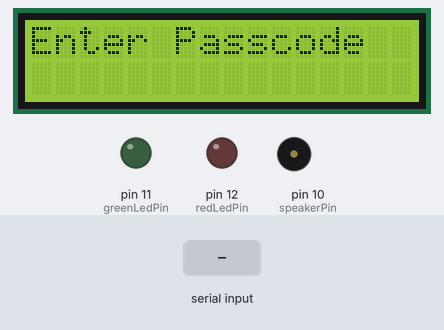
Recording of a sketch running on a simulated Arduino Uno, built with avr-gcc and run on an emulated ATmega328P. Shown: 16×2 character LCD, output pins drawn as LEDs (lit = HIGH), buzzer (waves = sounding). The test bench sets the inputs (shaded band). What the sketch prints to the serial monitor is not drawn.

Above: at 3.2 s.
3.3 s: "1\n" received over Serial
At 6.0 s:
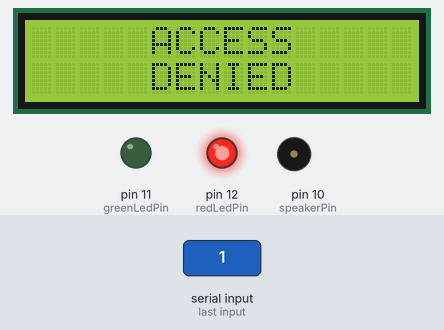
6.3 s: "0\n" received over Serial
At 6.95 s:
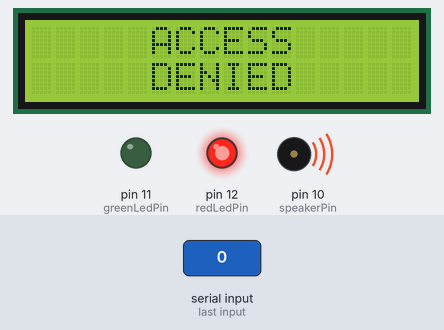
9.3 s: "2\n" received over Serial
At 12.1 s:
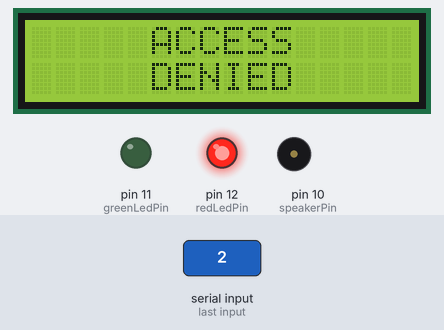
Timing chart, 0 to 13.6 s (numbered marks = the images above; inputs shaded):
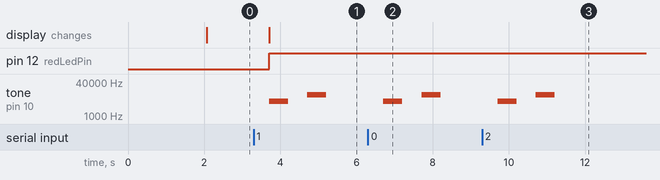

The sketch:

simplePasswordBasedSecuritySystem.ino
```cpp
/*  FILE          : simplePasswordBasedSecuritySystem.ino
    PROJECT       : PROG8125-16S
    PROGRAMMER    : Mayur Hadole (5783)
    FIRST VERSION : 2016-06-12
    DESCRIPTION   :
       This program takes input(i.e passcode of 4 digit/character
    or combilnation of both ) from user through serial port and
    if it matches to one of the 10 existing passcodes stored in
    an array, the serial port shows "Access Granted".If not
    serial port will show "Access Denied".
        As a feedback for access granted, green LED will be ON,
    speaker will beep once and LCD will Display "ACCESS GRANTED".
        For feedback of access denied, red LED will be OFF,
    speaker will beep twice and LCD will Display "ACCESS GRANTED".
        if entered passcode is more the 4 digits long, Serial port
    will show "Password is of 4 digits, Plese enter again" and will
    show "access denied" on serial port and LCD


         This code is tested on Teensy 3.1 board
*/


// include the LCD library code:
#include <LiquidCrystal.h>

// Red LED is connected to pin 12
const uint8_t redLedPin = 12;

// Green LED is connected to pin 11
const uint8_t greenLedPin = 11;

//Speaker is connected to pin 10
const uint8_t speakerPin = 10;

/* LCD RS pin to digital pin 14
  LCD Enable pin to digital pin 15
  LCD D4 pin to digital pin 5
  LCD D5 pin to digital pin 4
  LCD D6 pin to digital pin 3
  LCD D7 pin to digital pin 2
  LCD R/W pin to ground
  10K resistor:
  ends to +5V and ground
  wiper to LCD VO pin (pin 3)*/
// initialize the library with the numbers of the interface pins
LiquidCrystal lcd(14, 15, 5, 4, 3, 2);

//to store 10 passcodes, the size of the array is 10
const uint8_t passCodesArraySize = 10;

//length of passcode
const uint8_t passCodeLength = 4;

//this variable is used to save length of entered passcode which
//is more than 4.
uint8_t LengthOfInvalidPasscode;

//this character array is used to save invalid passcode(which is
//greater than 4 digits).
char garbagePasscode[20];

const uint16_t positiveAuditoryFrequency = 2000;
const uint16_t negativeAuditoryFrequency1 = 5000;
const uint16_t negativeAuditoryFrequency2 = 10000;
const uint16_t delayOf2Seconds = 2000;
const uint16_t delayOf1Second = 1000;
const uint16_t durationOf1Second = 1000;
const uint8_t delayOf100milliSeconds = 100;
const uint16_t delayOf500MilliSeconds = 500;
const uint16_t durationOf500MilliSeconds = 500;
const uint16_t serialBaudRate = 9600;

//prototypes of the functions used in this program.
void accessGranted();
void accessDenied();
void positiveAuditoryFeedback();
void negativeAuditoryFeedback();
void TurnGreenLedON();
void TurnRedLedON();
void LCDfeedback(boolean granted);

//enteredPassCode variable will be used to store entered passcode
//by the user
char enteredPassCode[passCodeLength];

//passCodesArray stores the 10 valid passcodes
char passCodesArray[passCodesArraySize][passCodeLength + 1] =
           { "may1", "abcd", "1a2b", "1234", "flow"
             , "rock", "1s2s", "car3", "pik1", "wolf" };

// FUNCTION     : accessGranted
// DESCRIPTION  :
//    This fuction prints "Access Granted" on serial port and
// also calls two functions to glow green LED and to make a
// single beep sound using speaker.
// PARAMETERS   : void
// RETURNS      : void
void accessGranted()
{
  Serial.println("Access Granted");
  LCDfeedback(true);
  TurnGreenLedON();
  positiveAuditoryFeedback();
}

// FUNCTION     : accessDenied
// DESCRIPTION  :
//    This fuction prints "Access Denied" on serial port and
// also calls two functions to glow red LED and to make a
// two beep sounds using speaker.
// PARAMETERS   : void
// RETURNS      : void
void accessDenied()
{
  Serial.println("Access Denied");
  LCDfeedback(false);
  TurnRedLedON();
  negativeAuditoryFeedback();
}

// FUNCTION     : positiveAuditoryFeedback
// DESCRIPTION  :
//    This fuction makes the single beep sound using speaker.
// PARAMETERS   : void
// RETURNS      : void
void positiveAuditoryFeedback()
{
  //Sends the PWM signal of frequency 2000 Hz for 1 second to
  //speaker pin
  tone(speakerPin, positiveAuditoryFrequency , durationOf1Second);
}

// FUNCTION     : negativeAuditoryFeedback
// DESCRIPTION  :
//    This fuction makes two beep sounds using speaker.
// PARAMETERS   : void
// RETURNS      : void
void negativeAuditoryFeedback()
{
  //Sends the PWM signal of frequency 5000 Hz for 1 second to
  //speaker pin
  tone(speakerPin, negativeAuditoryFrequency1, durationOf500MilliSeconds);
  //wait for two seconds to make two beep sounds.
  delay(delayOf1Second);
  //Sends the PWM signal of frequency 10000 Hz for 1 second to
  //speaker pin
  tone(speakerPin, negativeAuditoryFrequency2, durationOf500MilliSeconds);
}

// FUNCTION     : TurnGreenLedON
// DESCRIPTION  :
//    This fuction turns the green LED ON.

// PARAMETERS   : void
// RETURNS      : void
void TurnGreenLedON()
{
  digitalWrite(greenLedPin , HIGH);  //turns ON the green LED
  digitalWrite(redLedPin , LOW);  //turns OFF the red LED
}

// FUNCTION     : TurnRedLedON
// DESCRIPTION  :
//    This fuction turns the red LED ON.

// PARAMETERS   : void
// RETURNS      : void
void TurnRedLedON()
{
  digitalWrite(redLedPin , HIGH);  //turns ON the red LED
  digitalWrite(greenLedPin , LOW);  //turns Off the green LED
}


// FUNCTION     : LCDfeedback
// DESCRIPTION  :
//    This fuction prints "Access Granted" on LCD if passed
// argument is true else it prints "Access Denied" on LCD.
//
// PARAMETERS   : boolean granted
// RETURNS      : void

void LCDfeedback(boolean granted)
{
  //Clears the LCD screen
  lcd.clear();
  // set cursor position to start of first line on the LCD
  lcd.setCursor(0,0);
  //text to print
  lcd.print("     ACCESS");
  // set cursor position to start of next line
  lcd.setCursor(0,1);
  //if this function is called with "true" argument bottom line
  //of lcd will print "GRANTED" else it will print "DENIED"
  if (granted == true)
  {

    lcd.print("     GRANTED");
  }
  else
  {
    lcd.print("     DENIED");
  }
}


void setup()
{
  // put your setup code here, to run once:
  //Initializes serial port and Sets the data rate in bits per
  //second (baud)for serial data transmission.
  Serial.begin( serialBaudRate );

  //wait for 2 seconds to let serial port initialized.
  delay( delayOf2Seconds );

  // sets the digital pin redLedPin as output.
  pinMode( redLedPin, OUTPUT );

  // sets the digital pin greenLedPin as output.
  pinMode( greenLedPin, OUTPUT );

  // sets the digital pin speakerPin as output.
  pinMode( speakerPin, OUTPUT );

  // set up the LCD's number of columns and rows:
  lcd.begin(16, 2);

  //prints "Enter Passcode" on the serial port.This line of code
  //is added in Setup() because it needs to be printed only once
  //at the start of the program.
  Serial.println("Enter Passcode");
  //prints "Enter Passcode" on LCD
  lcd.print("Enter Passcode");

}

void loop()
{
  // put your main code here, to run repeatedly:
  //if bytes available in serial port buffer are more than zero then.


  //if entered passcode length is between o and 4
  if ( Serial.available() > 0 && Serial.available() <= passCodeLength )
  {
    //This for loop is used to get string serialy in entered
    //passcode variable.
    for (uint8_t i = 0; i < passCodeLength ; i++)
    {
      //get data from serial port to the variable
      enteredPassCode[i] = Serial.read();
      //this line of code will print the Entered passcode on
      //serial port.
      Serial.write( enteredPassCode[i] );
      //wait for 100 milliseconds
      delay( delayOf100milliSeconds );
    }
    //this newline backslash character is outside loop because
    //newline is needed only when whole passcode or string is
    //printed.
    Serial.write("\n");

    //"denied" is a flag,which will make sure that accessDenied()
    // function will only be called once in all for loop
    // executions.
    boolean denied = false;

    //this loop compares the entered passcode with every valid
    //passcode stored in the array.
    //this loop will execute 10 times equal to the size of
    //passcodes array.
    for (uint8_t i = 0; i < passCodesArraySize ; i++)
    {
      //0,1,2,3 in following "if" statement are used to compare
      // each and every letter/digit with passcodes array.
      //if entered passcode is equal to i'th valid passcode of
      //array then
      if (enteredPassCode[0] == passCodesArray[i][0] &&
          enteredPassCode[1] == passCodesArray[i][1] &&
          enteredPassCode[2] == passCodesArray[i][2] &&
          enteredPassCode[3] == passCodesArray[i][3]    )
      {
        accessGranted();
        //if valid passcode is entered so,no need to call
        //accessDenied(). so, flag is set to true.
        denied = true;
      }
      //if entered passcode is not equal to valid passcode
      else
      {
        // (!denied) condition excludes the calling
        //accesdenied() if passcodes matches.
        //(i==(passCodesArraySize - 1)) makes sure that
        //accesDenied() function is called only when all
        //passcodes are compared with entered passcode
        if (!denied && i == (passCodesArraySize - 1))
        {
          accessDenied();
          denied = true;
        }
      }
    }
  }
  //if length of entered passcode is not 4 digits/characters then
  else if(Serial.available() > passCodeLength)
  {
    //gets the length of long passcode in variable
    LengthOfInvalidPasscode = Serial.available();
    //this for loop is used to transfer long invalid passcode
    //into garbage character array.
    for(uint8_t i=0 ; i <= LengthOfInvalidPasscode ; i++)
    {
      garbagePasscode[i]= Serial.read();
    }
    Serial.write("Passcode is of 4 digits, please enter again \n");
    //as entered passcode is too long and is obviously wrong so calling
    // accessdDenied() function
    accessDenied();
  }
}
```

Measured:
- after the input at 3.3 s, pin 12 (redLedPin): LOW → HIGH after 0.41 s; tone on pin 10 (speakerPin): silent → 5000 Hz after 0.41 s, → silent 0.50 s later, → 10000 Hz 0.50 s later, → silent 0.50 s later; the display: changes after 0.41 s (image 1)
- after the input at 6.3 s, tone on pin 10 (speakerPin): silent → 5000 Hz after 0.41 s, → silent 0.50 s later, → 10000 Hz 0.50 s later, → silent 0.50 s later
- after the input at 9.3 s, tone on pin 10 (speakerPin): silent → 5000 Hz after 0.41 s, → silent 0.50 s later, → 10000 Hz 0.50 s later, → silent 0.50 s later
